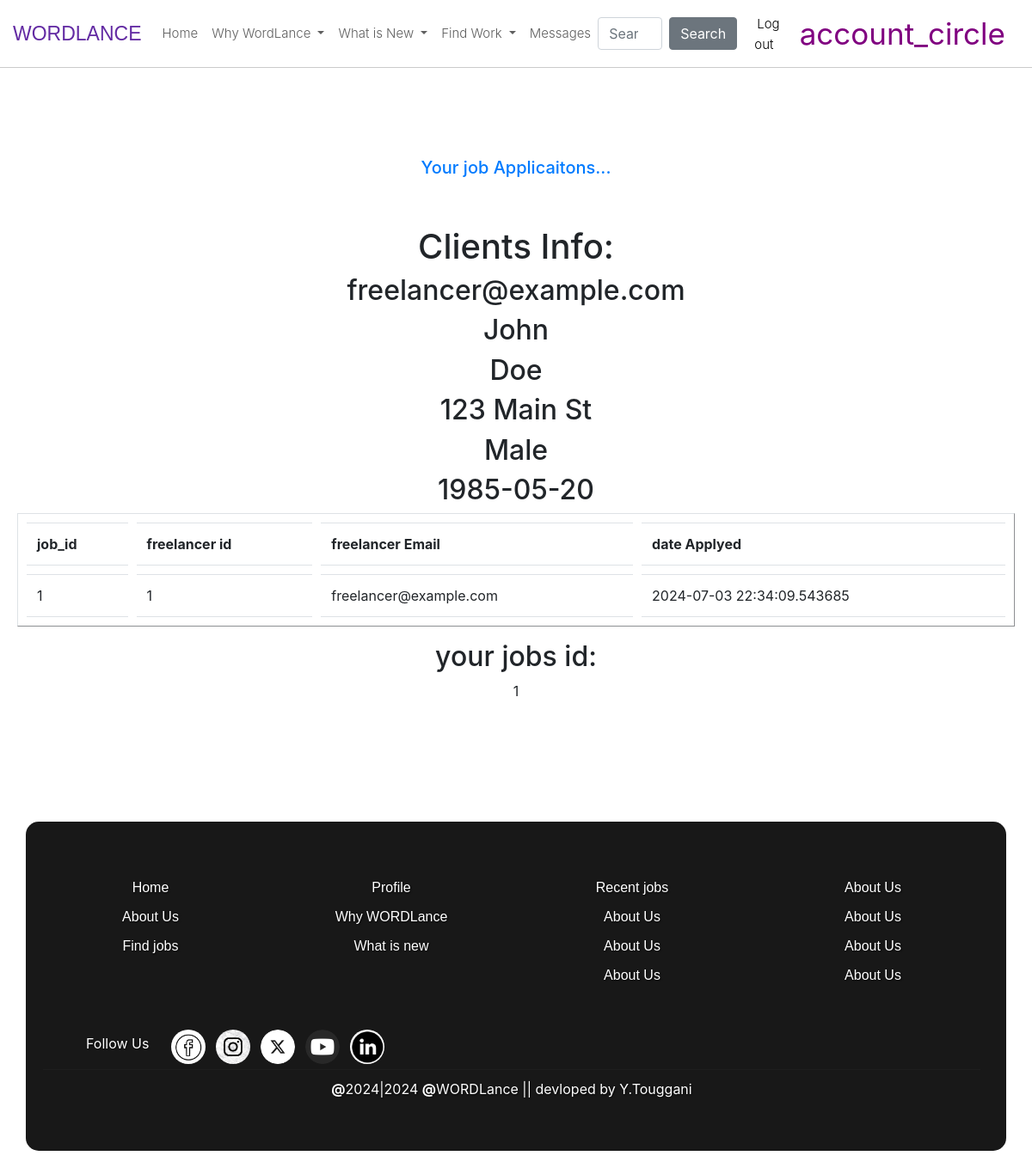
The app's page /my_job_applications (signed in) with its own data.
### app.py (models this page shows)
class freelancers(UserMixin, db.Model):
    id = db.Column(db.Integer, primary_key=True, autoincrement=True)
    email = db.Column(db.String(50), unique=True, nullable=False)
    password = db.Column(db.String(128), nullable=False)  # Adjusted for secure hashing
    firstname = db.Column(db.String(50), nullable=False)
    lastname = db.Column(db.String(50), nullable=False)
    phone_num = db.Column(db.String(20), nullable=True)
    succeces = db.Column(db.Integer, nullable=True)
    address = db.Column(db.String(255))
    gender = db.Column(db.String(20))
    birthdate = db.Column(db.Date)
    company = db.Column(db.String(50), nullable=True)
    self_intro = db.Column(db.String(1000), nullable=False)
    profile_title = db.Column(db.String(50), nullable=False)
    price_of_work_for_hour = db.Column(db.Integer, nullable=True)
    date_created = db.Column(db.DateTime, default=datetime.utcnow)

class clients(UserMixin, db.Model):
    id = db.Column(db.Integer, primary_key=True, autoincrement=True)
    email = db.Column(db.String(50), unique=True, nullable=False)
    password = db.Column(db.String(128), nullable=False)  # Adjusted for secure hashing
    firstname = db.Column(db.String(100), nullable=False)
    lastname = db.Column(db.String(100), nullable=False)
    address = db.Column(db.String(255))
    phone_num = db.Column(db.String(20), nullable=True)
    company = db.Column(db.String(50), nullable=True)
    gender = db.Column(db.String(20))
    birthdate = db.Column(db.Date)
    date_created = db.Column(db.DateTime, default=datetime.utcnow)

class applications(db.Model):
    application_id = db.Column(db.Integer, primary_key=True, autoincrement=True)
    job_id = db.Column(db.Integer, ForeignKey('joboffers.job_id'), nullable=False)
    id = db.Column(db.Integer, ForeignKey('freelancers.id'), nullable=False)
    applied_at = db.Column(db.DateTime, default=datetime.utcnow)

### app.py (the view)
@app.route('/my_job_applications', methods=['GET', 'POST'])
@login_required
def my_job_applications():
    your_jobs = joboffers.query.filter(joboffers.id == current_user.id).all()
    client_info = clients.query.filter(clients.id == current_user.id).first()
    email = client_info.email
    firstname = client_info.firstname
    lastname = client_info.lastname
    address = client_info.address
    gender = client_info.gender
    birthdate = client_info.birthdate
    you_jobs_id = []
    for j in your_jobs:
        you_jobs_id.append(j.job_id)
    data = []
    for i in you_jobs_id:
        application_for_current_job = applications.query.filter(applications.job_id == i).all()
        for a in application_for_current_job:
            freelancer_email = freelancers.query.filter(freelancers.id == a.id ).first()
            email = freelancer_email.email
            mydict = {}
            mydict["job_id"]= a.job_id
            mydict["id"]= a.id
            mydict["applied_at"]= a.applied_at
            mydict["email"] = email
            data.append(mydict)
    login = True
    return render_template("myapplications.html",you_jobs_id=you_jobs_id, data = data,login=login,
  email=email,
            firstname=firstname, lastname=lastname, address=address, gender=gender, birthdate=birthdate)

### app.py (called while the page is built)
@login_manager.user_loader
def load_user(id):
    return freelancers.query.get(int(id))

### templates/myapplications.html (shortened to what this page needs)
{% extends "Base.html" %}
{% block content %}
    <br>
    <center>
            <h3 class="text-primary"style="margin-top: 60px;">Your job Applicaitons...</h3><br><br>
            <div>
                <h1>Clients Info:</h1>
                <h2>{{email}}</h2>
                <h2>{{firstname}}</h2>
                <h2>{{lastname}}</h2>
                <h2>{{address}}</h2>
                <h2>{{gender}}</h2>
                <h2>{{birthdate}}</h2>
                <table border="1" style="border-collapse: separate; border-spacing: 10px;" class="table table-hover">
                    <tr>
                        <th>job_id</th>
                        <th>freelancer id</th>
                        <th>freelancer Email</th>
                        <th>date Applyed</th>
                    </tr>
                    {% for info in data %}
                        <tr>
                            <td>{{ info.job_id }}</td>
                            <td>{{ info.id }}</td>
                            <td>{{ info.email }}</td>
                            <td>{{ info.applied_at }}</td>
                        </tr>
                    {% endfor %}
                </table>
            </div>
            <h2>your jobs id:</h2>
            {% for info in you_jobs_id %}
                {{info}}
            {% endfor %}
    </center>
{% endblock content %}

### templates/Base.html (style rules this page uses)
h3 { font-size: 20px; margin-top: 10px; color: rgb(103, 103, 103); }

### records on screen
freelancers: email "freelancer@example.com", job_id "1", id "1", applied_at "2024-07-03 22:34:09.543685"
clients: firstname "John", lastname "Doe", address "123 Main St", gender "Male", birthdate "1985-05-20"

### other values on screen
{{ info }} "1"
